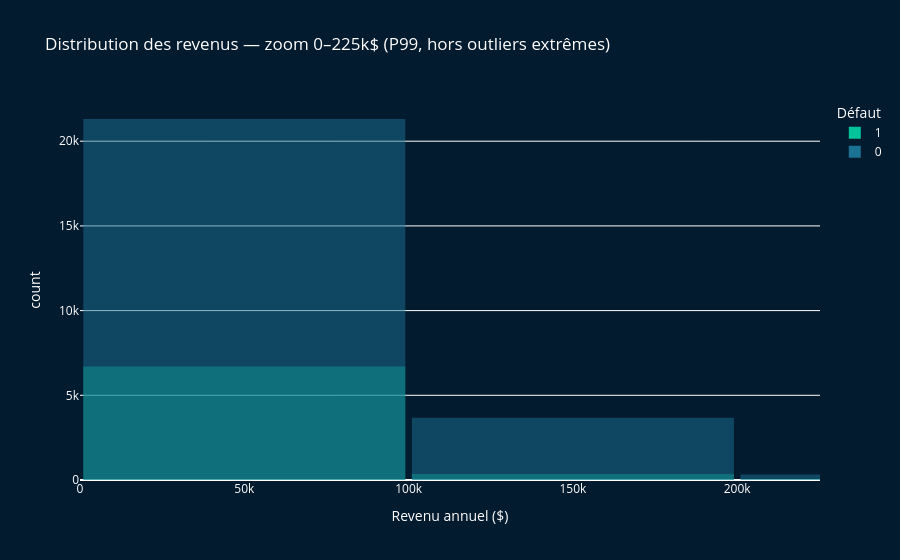
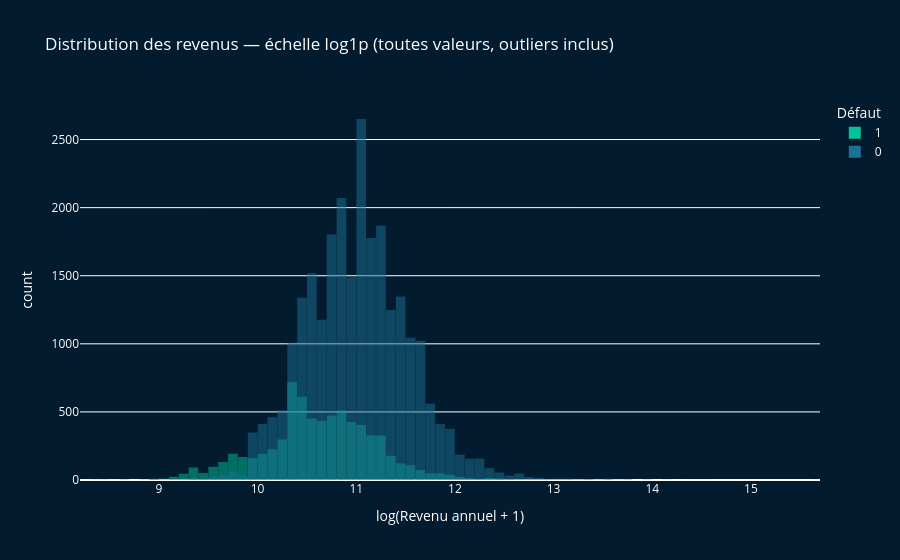

The notebook cell saved with these charts, in order:
### Markdown cell above
### 1.1 Histogramme — Distribution des revenus par statut de prêt

### Code cell
# Distribution des revenus : sains vs défauts
# ── Deux vues complémentaires ────────────────────────────────────────────────
import numpy as np

p99 = df['person_income'].quantile(0.99)
print(f"P99 person_income : {p99:,.0f} $  (max = {df['person_income'].max():,.0f} $)")

# Vue 1 : axe limité à P99 — forme de la distribution principale
fig1a = px.histogram(
    df,
    x='person_income',
    color='loan_status',
    barmode='overlay',
    nbins=80,
    range_x=[0, p99],
    color_discrete_map={0: '#1C7293', 1: '#02C39A'},
    labels={'loan_status': 'Défaut', 'person_income': 'Revenu annuel ($)'},
    title=f'Distribution des revenus — zoom 0–{p99/1000:.0f}k$ (P99, hors outliers extrêmes)'
)
fig1a.update_layout(bargap=0.02, plot_bgcolor='#021B2E',
                    paper_bgcolor='#021B2E', font_color='white')
fig1a.write_html(str(ROOT / 'figures' / 'hist_income.html'))
fig1a.show()

# Vue 2 : log-transformation de la variable AVANT l'histogramme
# (log_x=True dans px.histogram calcule les bins en linéaire puis applique l'axe log
#  → barres vides. Solution : travailler sur log1p(income) directement)
df_plot = df.copy()
df_plot['log_income'] = np.log1p(df_plot['person_income'])

fig1b = px.histogram(
    df_plot,
    x='log_income',
    color='loan_status',
    barmode='overlay',
    nbins=80,
    color_discrete_map={0: '#1C7293', 1: '#02C39A'},
    labels={'loan_status': 'Défaut', 'log_income': 'log(Revenu annuel + 1)'},
    title='Distribution des revenus — échelle log1p (toutes valeurs, outliers inclus)'
)
fig1b.update_layout(bargap=0.02, plot_bgcolor='#021B2E',
                    paper_bgcolor='#021B2E', font_color='white')
fig1b.write_html(str(ROOT / 'figures' / 'hist_income_log.html'))
fig1b.show()

print("✅ figures/hist_income.html sauvegardé (zoom P99)")
print("✅ figures/hist_income_log.html sauvegardé (log1p)")

### Figure 1 — Plotly figure (JSON) as saved in the notebook; plotly's stock layout.template omitted (floating-point values rounded to 4 significant figures; data arrays with more than 128 entries replaced by an {"elided": "..."} marker saying what was removed)
{"data": [{"bingroup": "x", "hovertemplate": "Défaut=1<br>Revenu annuel ($)=%{x}<br>count=%{y}<extra></extra>", "legendgroup": "1", "marker": {"color": "#02C39A", "opacity": 0.5, "pattern": {"shape": ""}}, "name": "1", "nbinsx": 80, "orientation": "v", "showlegend": true, "type": "histogram", "x": {"elided": "7108 int values"}, "xaxis": "x", "yaxis": "y"}, {"bingroup": "x", "hovertemplate": "Défaut=0<br>Revenu annuel ($)=%{x}<br>count=%{y}<extra></extra>", "legendgroup": "0", "marker": {"color": "#1C7293", "opacity": 0.5, "pattern": {"shape": ""}}, "name": "0", "nbinsx": 80, "orientation": "v", "showlegend": true, "type": "histogram", "x": {"elided": "25473 int values"}, "xaxis": "x", "yaxis": "y"}], "layout": {"bargap": 0.02, "barmode": "overlay", "font": {"color": "white"}, "legend": {"title": {"text": "Défaut"}, "tracegroupgap": 0}, "paper_bgcolor": "#021B2E", "plot_bgcolor": "#021B2E", "title": {"text": "Distribution des revenus — zoom 0–225k$ (P99, hors outliers extrêmes)"}, "xaxis": {"anchor": "y", "domain": [0, 1], "range": [0, 225200.0], "title": {"text": "Revenu annuel ($)"}}, "yaxis": {"anchor": "x", "domain": [0, 1], "title": {"text": "count"}}}}

### Figure 2 — Plotly figure (JSON) as saved in the notebook; plotly's stock layout.template omitted (floating-point values rounded to 4 significant figures; data arrays with more than 128 entries replaced by an {"elided": "..."} marker saying what was removed)
{"data": [{"bingroup": "x", "hovertemplate": "Défaut=1<br>log(Revenu annuel + 1)=%{x}<br>count=%{y}<extra></extra>", "legendgroup": "1", "marker": {"color": "#02C39A", "opacity": 0.5, "pattern": {"shape": ""}}, "name": "1", "nbinsx": 80, "orientation": "v", "showlegend": true, "type": "histogram", "x": {"elided": "7108 float values"}, "xaxis": "x", "yaxis": "y"}, {"bingroup": "x", "hovertemplate": "Défaut=0<br>log(Revenu annuel + 1)=%{x}<br>count=%{y}<extra></extra>", "legendgroup": "0", "marker": {"color": "#1C7293", "opacity": 0.5, "pattern": {"shape": ""}}, "name": "0", "nbinsx": 80, "orientation": "v", "showlegend": true, "type": "histogram", "x": {"elided": "25473 float values"}, "xaxis": "x", "yaxis": "y"}], "layout": {"bargap": 0.02, "barmode": "overlay", "font": {"color": "white"}, "legend": {"title": {"text": "Défaut"}, "tracegroupgap": 0}, "paper_bgcolor": "#021B2E", "plot_bgcolor": "#021B2E", "title": {"text": "Distribution des revenus — échelle log1p (toutes valeurs, outliers inclus)"}, "xaxis": {"anchor": "y", "domain": [0, 1], "title": {"text": "log(Revenu annuel + 1)"}}, "yaxis": {"anchor": "x", "domain": [0, 1], "title": {"text": "count"}}}}
